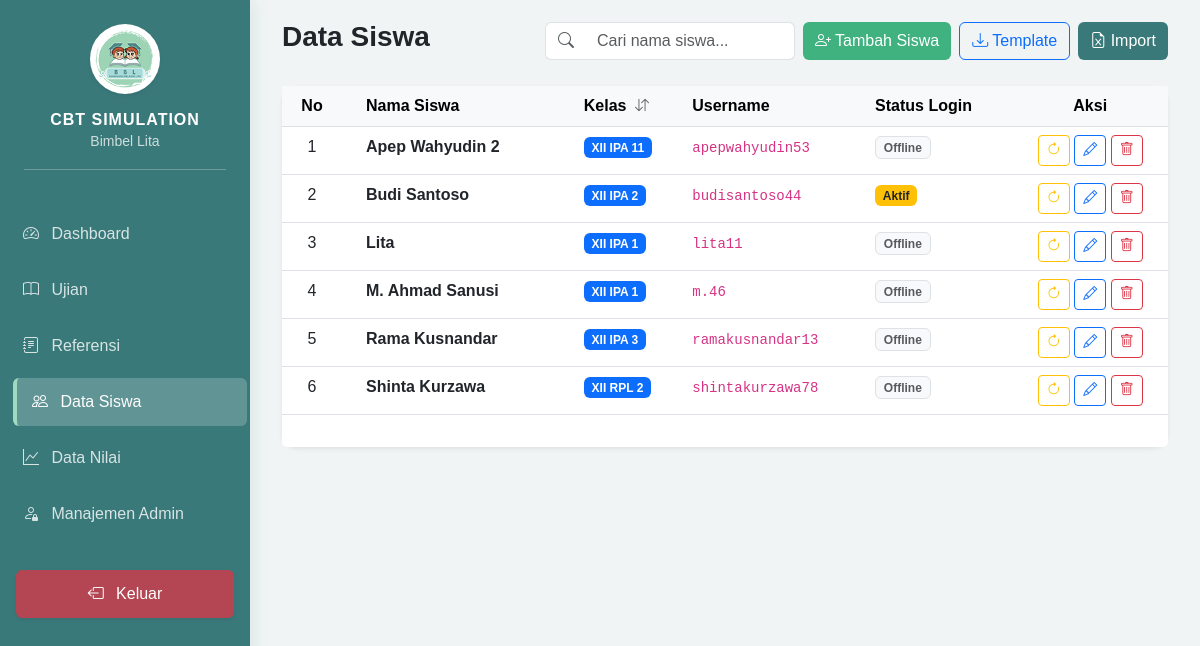
The page /admin/dashboard.php?page=students (signed in) on the database its author committed.
### tables this page shows
CREATE TABLE `students` (
  `id` int NOT NULL,
  `username` varchar(50) NOT NULL,
  `password` varchar(255) NOT NULL,
  `full_name` varchar(100) DEFAULT NULL,
  `class` varchar(50) DEFAULT NULL,
  `is_logged_in` tinyint(1) DEFAULT '0',
  `last_login` datetime DEFAULT NULL,
  `created_at` timestamp NULL DEFAULT CURRENT_TIMESTAMP
);

### admin/modules/students/index.php (the view, shortened to what this page needs)
<?php
require_once '../config/database.php';
$stmt = $pdo->query("SELECT * FROM students ORDER BY full_name ASC");
$students = $stmt->fetchAll();
$nomor = 0;
?>
<div class="d-flex justify-content-between align-items-center mb-4">
    <h3 class="fw-bold">Data Siswa</h3>
    <div class="d-flex gap-2">
        <div class="input-group" style="width: 250px;">
            <span class="input-group-text bg-white border-end-0"><i class="bi bi-search text-muted"></i></span>
            <input type="text" id="searchInput" class="form-control border-start-0" placeholder="Cari nama siswa...">
        </div>
        <button class="btn btn-success" data-bs-toggle="modal" data-bs-target="#addSingleModal">
            <i class="bi bi-person-plus"></i> Tambah Siswa
        </button>
        <button class="btn btn-outline-primary" onclick="location.href='modules/students/download_template.php'">
            <i class="bi bi-download"></i> Template
        </button>
        <button class="btn btn-primary" data-bs-toggle="modal" data-bs-target="#importModal">
            <i class="bi bi-file-earmark-excel"></i> Import
        </button>
    </div>
</div>
<div class="card border-0 shadow-sm">
    <div class="card-body p-0">
        <div class="table-responsive">
            <table class="table table-hover mb-0" id="studentTable">
                <thead class="table-light">
                    <tr>
                        <th style="width: 60px;" class="text-center">No</th>
                        <th class="px-4">Nama Siswa</th>
                        <th style="cursor: pointer;" id="sortClass">
                            Kelas <i class="bi bi-arrow-down-up ms-1 small text-muted"></i>
                        </th>
                        <th>Username</th>
                        <th>Status Login</th>
                        <th class="text-center">Aksi</th>
                    </tr>
                </thead>
                <tbody id="tableBody">
                    <?php foreach ($students as $s): $nomor++; ?>
                    <tr class="student-row">
                        <td class="text-center nomor-urut"><?= $nomor ?></td>
                        <td class="px-4 fw-bold student-name"><?= htmlspecialchars($s['full_name']) ?></td>
                        <td><span class="badge bg-primary student-class"><?= htmlspecialchars($s['class'] ?? '-') ?></span></td>
                        <td><code><?= htmlspecialchars($s['username']) ?></code></td>
                        <td>
                            <?php if ($s['is_logged_in']): ?>
                                <span class="badge bg-warning text-dark">Aktif</span>
                            <?php else: ?>
                                <span class="badge bg-light text-muted border">Offline</span>
                            <?php endif; ?>
                        </td>
                        <td class="text-center">
                            <a href="modules/students/process.php?action=reset_login&id=<?= $s['id'] ?>" class="btn btn-sm btn-outline-warning" title="Reset Login">
                                <i class="bi bi-arrow-clockwise"></i>
                            </a>
                            <button class="btn btn-sm btn-outline-primary edit-btn"
                                    data-id="<?= $s['id'] ?>"
                                    data-name="<?= htmlspecialchars($s['full_name']) ?>"
                                    data-class="<?= htmlspecialchars($s['class'] ?? '') ?>"
                                    data-bs-toggle="modal"
                                    data-bs-target="#editModal"
                                    title="Edit Data">
                                <i class="bi bi-pencil"></i>
                            </button>
                            <a href="modules/students/process.php?action=delete&id=<?= $s['id'] ?>" class="btn btn-sm btn-outline-danger" onclick="return confirm('Hapus siswa ini?')">
                                <i class="bi bi-trash"></i>
                            </a>
                        </td>
                    </tr>
                    <?php endforeach; ?>
                </tbody>
            </table>
        </div>
    </div>
    <div class="card-footer bg-white border-0 py-3">
    </div>
</div>

### includes/header.php (style rules this page uses)
:root { --sidebar-width: 250px; --primary-teal: #3a797a; --mint-green: #a2d9c1; --mint-light: #f0fdf4; }
body { background-color: #f0f4f4; font-family: 'Poppins', sans-serif; }
.card { border-radius: 15px; border: none; box-shadow: 0 5px 15px rgba(0,0,0,0.05); }
.btn-success { background-color: #3fb27f; border: none; }
.btn-primary { background-color: var(--primary-teal); border: none; }

### rows shown on the page
students: full_name "Apep Wahyudin 2", class "XII IPA 11", username "apepwahyudin53", is_logged_in "Offline"
students: full_name "Budi Santoso", class "XII IPA 2", username "budisantoso44", is_logged_in "Aktif"
students: full_name "Lita", class "XII IPA 1", username "lita11", is_logged_in "Offline"
students: full_name "M. Ahmad Sanusi", class "XII IPA 1", username "m.46", is_logged_in "Offline"
students: full_name "Rama Kusnandar", class "XII IPA 3", username "ramakusnandar13", is_logged_in "Offline"
students: full_name "Shinta Kurzawa", class "XII RPL 2", username "shintakurzawa78", is_logged_in "Offline"
